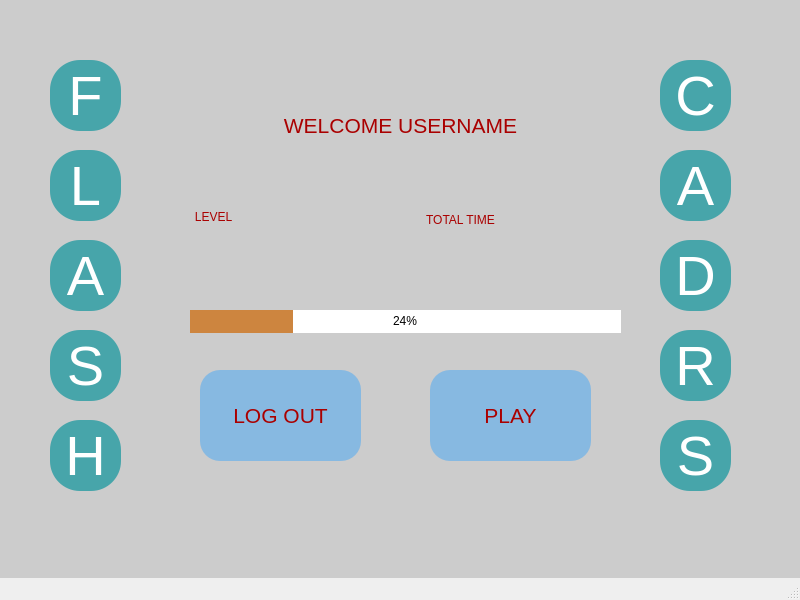
<?xml version="1.0" encoding="UTF-8"?>
<ui version="4.0">
 <class>MenuWindow</class>
 <widget class="QMainWindow" name="MenuWindow">
  <property name="geometry">
   <rect>
    <x>0</x>
    <y>0</y>
    <width>800</width>
    <height>600</height>
   </rect>
  </property>
  <property name="maximumSize">
   <size>
    <width>800</width>
    <height>600</height>
   </size>
  </property>
  <property name="windowTitle">
   <string>MainWindow</string>
  </property>
  <widget class="QWidget" name="centralwidget">
   <widget class="QLabel" name="label">
    <property name="geometry">
     <rect>
      <x>0</x>
      <y>-20</y>
      <width>800</width>
      <height>600</height>
     </rect>
    </property>
    <property name="minimumSize">
     <size>
      <width>800</width>
      <height>600</height>
     </size>
    </property>
    <property name="maximumSize">
     <size>
      <width>800</width>
      <height>600</height>
     </size>
    </property>
    <property name="styleSheet">
     <string notr="true">background-color:rgb(204,204,204);</string>
    </property>
    <property name="text">
     <string/>
    </property>
   </widget>
   <widget class="QLabel" name="label_4">
    <property name="geometry">
     <rect>
      <x>50</x>
      <y>60</y>
      <width>71</width>
      <height>71</height>
     </rect>
    </property>
    <property name="font">
     <font>
      <pointsize>42</pointsize>
     </font>
    </property>
    <property name="styleSheet">
     <string notr="true">color:rgb(255, 255, 255);
background-color:rgb(71,165,170);
border-radius:30px</string>
    </property>
    <property name="text">
     <string>F</string>
    </property>
    <property name="alignment">
     <set>Qt::AlignCenter</set>
    </property>
   </widget>
   <widget class="QLabel" name="label_5">
    <property name="geometry">
     <rect>
      <x>50</x>
      <y>150</y>
      <width>71</width>
      <height>71</height>
     </rect>
    </property>
    <property name="font">
     <font>
      <pointsize>42</pointsize>
     </font>
    </property>
    <property name="styleSheet">
     <string notr="true">color:rgb(255, 255, 255);
background-color:rgb(71,165,170);
border-radius:30px</string>
    </property>
    <property name="text">
     <string>L</string>
    </property>
    <property name="alignment">
     <set>Qt::AlignCenter</set>
    </property>
   </widget>
   <widget class="QLabel" name="label_6">
    <property name="geometry">
     <rect>
      <x>50</x>
      <y>240</y>
      <width>71</width>
      <height>71</height>
     </rect>
    </property>
    <property name="font">
     <font>
      <pointsize>42</pointsize>
     </font>
    </property>
    <property name="styleSheet">
     <string notr="true">color:rgb(255, 255, 255);
background-color:rgb(71,165,170);
border-radius:30px</string>
    </property>
    <property name="text">
     <string>A</string>
    </property>
    <property name="alignment">
     <set>Qt::AlignCenter</set>
    </property>
   </widget>
   <widget class="QLabel" name="label_7">
    <property name="geometry">
     <rect>
      <x>50</x>
      <y>330</y>
      <width>71</width>
      <height>71</height>
     </rect>
    </property>
    <property name="font">
     <font>
      <pointsize>42</pointsize>
     </font>
    </property>
    <property name="styleSheet">
     <string notr="true">color:rgb(255, 255, 255);
background-color:rgb(71,165,170);
border-radius:30px</string>
    </property>
    <property name="text">
     <string>S</string>
    </property>
    <property name="alignment">
     <set>Qt::AlignCenter</set>
    </property>
   </widget>
   <widget class="QLabel" name="label_8">
    <property name="geometry">
     <rect>
      <x>50</x>
      <y>420</y>
      <width>71</width>
      <height>71</height>
     </rect>
    </property>
    <property name="font">
     <font>
      <pointsize>42</pointsize>
     </font>
    </property>
    <property name="styleSheet">
     <string notr="true">color:rgb(255, 255, 255);
background-color:rgb(71,165,170);
border-radius:30px</string>
    </property>
    <property name="text">
     <string>H</string>
    </property>
    <property name="alignment">
     <set>Qt::AlignCenter</set>
    </property>
   </widget>
   <widget class="QLabel" name="label_9">
    <property name="geometry">
     <rect>
      <x>660</x>
      <y>60</y>
      <width>71</width>
      <height>71</height>
     </rect>
    </property>
    <property name="font">
     <font>
      <pointsize>42</pointsize>
     </font>
    </property>
    <property name="styleSheet">
     <string notr="true">color:rgb(255, 255, 255);
background-color:rgb(71,165,170);
border-radius:30px</string>
    </property>
    <property name="text">
     <string>C</string>
    </property>
    <property name="alignment">
     <set>Qt::AlignCenter</set>
    </property>
   </widget>
   <widget class="QLabel" name="label_10">
    <property name="geometry">
     <rect>
      <x>660</x>
      <y>150</y>
      <width>71</width>
      <height>71</height>
     </rect>
    </property>
    <property name="font">
     <font>
      <pointsize>42</pointsize>
     </font>
    </property>
    <property name="styleSheet">
     <string notr="true">color:rgb(255, 255, 255);
background-color:rgb(71,165,170);
border-radius:30px</string>
    </property>
    <property name="text">
     <string>A</string>
    </property>
    <property name="alignment">
     <set>Qt::AlignCenter</set>
    </property>
   </widget>
   <widget class="QLabel" name="label_11">
    <property name="geometry">
     <rect>
      <x>660</x>
      <y>240</y>
      <width>71</width>
      <height>71</height>
     </rect>
    </property>
    <property name="font">
     <font>
      <pointsize>42</pointsize>
     </font>
    </property>
    <property name="styleSheet">
     <string notr="true">color:rgb(255, 255, 255);
background-color:rgb(71,165,170);
border-radius:30px</string>
    </property>
    <property name="text">
     <string>D</string>
    </property>
    <property name="alignment">
     <set>Qt::AlignCenter</set>
    </property>
   </widget>
   <widget class="QLabel" name="label_12">
    <property name="geometry">
     <rect>
      <x>660</x>
      <y>330</y>
      <width>71</width>
      <height>71</height>
     </rect>
    </property>
    <property name="font">
     <font>
      <pointsize>42</pointsize>
     </font>
    </property>
    <property name="styleSheet">
     <string notr="true">color:rgb(255, 255, 255);
background-color:rgb(71,165,170);
border-radius:30px</string>
    </property>
    <property name="text">
     <string>R</string>
    </property>
    <property name="alignment">
     <set>Qt::AlignCenter</set>
    </property>
   </widget>
   <widget class="QLabel" name="label_13">
    <property name="geometry">
     <rect>
      <x>660</x>
      <y>420</y>
      <width>71</width>
      <height>71</height>
     </rect>
    </property>
    <property name="font">
     <font>
      <pointsize>42</pointsize>
     </font>
    </property>
    <property name="styleSheet">
     <string notr="true">color:rgb(255, 255, 255);
background-color:rgb(71,165,170);
border-radius:30px</string>
    </property>
    <property name="text">
     <string>S</string>
    </property>
    <property name="alignment">
     <set>Qt::AlignCenter</set>
    </property>
   </widget>
   <widget class="QLabel" name="label_2">
    <property name="geometry">
     <rect>
      <x>270</x>
      <y>110</y>
      <width>261</width>
      <height>31</height>
     </rect>
    </property>
    <property name="font">
     <font>
      <pointsize>16</pointsize>
     </font>
    </property>
    <property name="styleSheet">
     <string notr="true">color: rgb(170,0,0);
</string>
    </property>
    <property name="text">
     <string>WELCOME USERNAME</string>
    </property>
    <property name="alignment">
     <set>Qt::AlignCenter</set>
    </property>
   </widget>
   <widget class="QLabel" name="label_3">
    <property name="geometry">
     <rect>
      <x>190</x>
      <y>210</y>
      <width>47</width>
      <height>14</height>
     </rect>
    </property>
    <property name="styleSheet">
     <string notr="true">color: rgb(170,0,0);</string>
    </property>
    <property name="text">
     <string>LEVEL</string>
    </property>
    <property name="alignment">
     <set>Qt::AlignCenter</set>
    </property>
   </widget>
   <widget class="QLabel" name="label_14">
    <property name="geometry">
     <rect>
      <x>420</x>
      <y>210</y>
      <width>81</width>
      <height>20</height>
     </rect>
    </property>
    <property name="styleSheet">
     <string notr="true">color: rgb(170, 0, 0);</string>
    </property>
    <property name="text">
     <string>TOTAL TIME</string>
    </property>
    <property name="alignment">
     <set>Qt::AlignCenter</set>
    </property>
   </widget>
   <widget class="QProgressBar" name="progressBar">
    <property name="geometry">
     <rect>
      <x>190</x>
      <y>310</y>
      <width>431</width>
      <height>23</height>
     </rect>
    </property>
    <property name="styleSheet">
     <string notr="true">QProgressBar{
         background-color:rgb (255,255,255);
         color: rgb (170,0,0);
         border-radius:15px;
         text-align:center;

}

QProgressBar::chunk{
        border-radius:15px;
        background-color:rgb(205,133,63);


}</string>
    </property>
    <property name="value">
     <number>24</number>
    </property>
   </widget>
   <widget class="QPushButton" name="logout_button">
    <property name="geometry">
     <rect>
      <x>200</x>
      <y>370</y>
      <width>161</width>
      <height>91</height>
     </rect>
    </property>
    <property name="minimumSize">
     <size>
      <width>161</width>
      <height>91</height>
     </size>
    </property>
    <property name="maximumSize">
     <size>
      <width>161</width>
      <height>91</height>
     </size>
    </property>
    <property name="font">
     <font>
      <pointsize>16</pointsize>
     </font>
    </property>
    <property name="styleSheet">
     <string notr="true">QPushButton{
       background-color:rgb(135,185,225);
       color:rgb(170,0,0);
       border-radius:20px;
}
QPushButton::hover{
       background-color:rgb(5,119,161);
}
QPushButton::pressed{
       background-color:rgb(36,83,109);
       padding-left:5px;
       padding-top:5px;
       color: rgb(255, 255, 255);
 }</string>
    </property>
    <property name="text">
     <string>LOG OUT</string>
    </property>
   </widget>
   <widget class="QPushButton" name="play_button">
    <property name="geometry">
     <rect>
      <x>430</x>
      <y>370</y>
      <width>161</width>
      <height>91</height>
     </rect>
    </property>
    <property name="minimumSize">
     <size>
      <width>161</width>
      <height>91</height>
     </size>
    </property>
    <property name="maximumSize">
     <size>
      <width>161</width>
      <height>91</height>
     </size>
    </property>
    <property name="font">
     <font>
      <pointsize>16</pointsize>
     </font>
    </property>
    <property name="styleSheet">
     <string notr="true">QPushButton{
       background-color:rgb(135,185,225);
       color:rgb(170,0,0);
       border-radius:20px;

}
QPushButton::hover{
       background-color:rgb(5,119,161);
}
QPushButton::pressed{
       background-color:rgb(36,83,109);
       padding-left:5px;
       padding-top:5px;
       color: rgb(255, 255, 255);
 }</string>
    </property>
    <property name="text">
     <string>PLAY</string>
    </property>
   </widget>
  </widget>
  <widget class="QMenuBar" name="menubar">
   <property name="geometry">
    <rect>
     <x>0</x>
     <y>0</y>
     <width>800</width>
     <height>22</height>
    </rect>
   </property>
  </widget>
  <widget class="QStatusBar" name="statusbar"/>
 </widget>
 <resources/>
 <connections/>
</ui>
